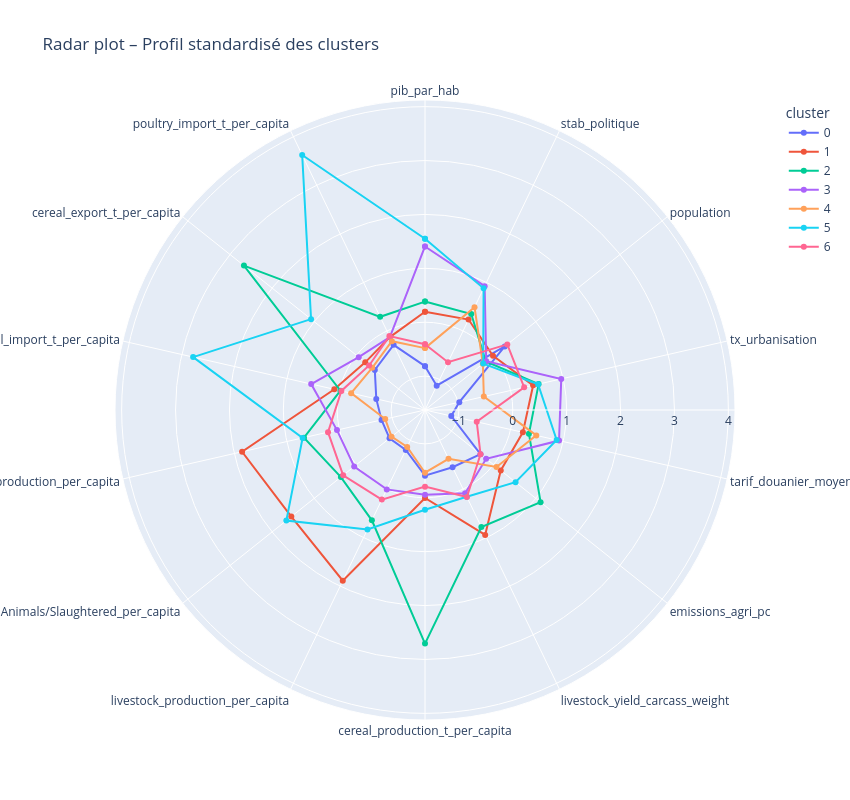

Notebook code cell kept with this figure:
### Code cell
# caract_std = moyenne des clusters sur variables standardisées
# obtenu dans l'étape précédente
df_radar = caract_std.copy()
df_radar["cluster"] = df_radar.index

# Convertir en format long
df_long = df_radar.melt(id_vars="cluster",
                        var_name="Variable",
                        value_name="Valeur")

# Radar plot
fig = px.line_polar(
    df_long,
    r="Valeur",
    theta="Variable",
    color="cluster",
    line_close=True,
    markers=True,
    title="Radar plot – Profil standardisé des clusters"
)

fig.update_layout(
    polar=dict(
        radialaxis=dict(visible=True, range=[df_long["Valeur"].min()-0.5,
                                             df_long["Valeur"].max()+0.5])
    ),
    width=850,
    height=800
)

fig.show()

### Figure 1 — Plotly figure (JSON) as saved in the notebook; plotly's stock layout.template omitted (floating-point values rounded to 4 significant figures)
{"data": [{"hovertemplate": "cluster=0<br>Valeur=%{r}<br>Variable=%{theta}<extra></extra>", "legendgroup": "0", "line": {"color": "#636efa", "dash": "solid"}, "marker": {"symbol": "circle"}, "mode": "lines+markers", "name": "0", "r": [-0.8156, -1.129, 0.2645, -0.9756, -1.129, -0.3122, -0.4502, -0.4109, -0.8072, -0.7871, -0.8012, -0.7014, -0.4375, -0.2869, -0.8156], "showlegend": true, "subplot": "polar", "theta": ["pib_par_hab", "stab_politique", "population", "tx_urbanisation", "tarif_douanier_moyen", "emissions_agri_pc", "livestock_yield_carcass_weight", "cereal_production_t_per_capita", "livestock_production_per_capita", "Producing Animals/Slaughtered_per_capita", "food_balance_production_per_capita", "cereal_import_t_per_capita", "cereal_export_t_per_capita", "poultry_import_t_per_capita", "pib_par_hab"], "type": "scatterpolar"}, {"hovertemplate": "cluster=1<br>Valeur=%{r}<br>Variable=%{theta}<extra></extra>", "legendgroup": "1", "line": {"color": "#EF553B", "dash": "solid"}, "marker": {"symbol": "circle"}, "mode": "lines+markers", "name": "1", "r": [0.1946, 0.2343, -0.015, 0.4295, 0.2343, 0.1692, 0.9444, 0.004314, 1.888, 1.544, 1.852, 0.09694, -0.2104, -0.1268, 0.1946], "showlegend": true, "subplot": "polar", "theta": ["pib_par_hab", "stab_politique", "population", "tx_urbanisation", "tarif_douanier_moyen", "emissions_agri_pc", "livestock_yield_carcass_weight", "cereal_production_t_per_capita", "livestock_production_per_capita", "Producing Animals/Slaughtered_per_capita", "food_balance_production_per_capita", "cereal_import_t_per_capita", "cereal_export_t_per_capita", "poultry_import_t_per_capita", "pib_par_hab"], "type": "scatterpolar"}, {"hovertemplate": "cluster=2<br>Valeur=%{r}<br>Variable=%{theta}<extra></extra>", "legendgroup": "2", "line": {"color": "#00cc96", "dash": "solid"}, "marker": {"symbol": "circle"}, "mode": "lines+markers", "name": "2", "r": [0.3829, 0.3495, -0.1844, 0.5337, 0.3495, 1.114, 0.7822, 2.706, 0.6432, 0.3676, 0.675, -0.01874, 2.668, 0.2905, 0.3829], "showlegend": true, "subplot": "polar", "theta": ["pib_par_hab", "stab_politique", "population", "tx_urbanisation", "tarif_douanier_moyen", "emissions_agri_pc", "livestock_yield_carcass_weight", "cereal_production_t_per_capita", "livestock_production_per_capita", "Producing Animals/Slaughtered_per_capita", "food_balance_production_per_capita", "cereal_import_t_per_capita", "cereal_export_t_per_capita", "poultry_import_t_per_capita", "pib_par_hab"], "type": "scatterpolar"}, {"hovertemplate": "cluster=3<br>Valeur=%{r}<br>Variable=%{theta}<extra></extra>", "legendgroup": "3", "line": {"color": "#ab63fa", "dash": "solid"}, "marker": {"symbol": "circle"}, "mode": "lines+markers", "name": "3", "r": [1.406, 0.9224, -0.1761, 0.9642, 0.9224, -0.1778, 0.08734, -0.05503, 0.006259, 0.05204, 0.04657, 0.5373, -0.05531, -0.1263, 1.406], "showlegend": true, "subplot": "polar", "theta": ["pib_par_hab", "stab_politique", "population", "tx_urbanisation", "tarif_douanier_moyen", "emissions_agri_pc", "livestock_yield_carcass_weight", "cereal_production_t_per_capita", "livestock_production_per_capita", "Producing Animals/Slaughtered_per_capita", "food_balance_production_per_capita", "cereal_import_t_per_capita", "cereal_export_t_per_capita", "poultry_import_t_per_capita", "pib_par_hab"], "type": "scatterpolar"}, {"hovertemplate": "cluster=4<br>Valeur=%{r}<br>Variable=%{theta}<extra></extra>", "legendgroup": "4", "line": {"color": "#FFA15A", "dash": "solid"}, "marker": {"symbol": "circle"}, "mode": "lines+markers", "name": "4", "r": [-0.4804, 0.4896, -0.2549, -0.5091, 0.4896, 0.06867, -0.6233, -0.4653, -0.8666, -0.8347, -0.8719, -0.2225, -0.3749, -0.2108, -0.4804], "showlegend": true, "subplot": "polar", "theta": ["pib_par_hab", "stab_politique", "population", "tx_urbanisation", "tarif_douanier_moyen", "emissions_agri_pc", "livestock_yield_carcass_weight", "cereal_production_t_per_capita", "livestock_production_per_capita", "Producing Animals/Slaughtered_per_capita", "food_balance_production_per_capita", "cereal_import_t_per_capita", "cereal_export_t_per_capita", "poultry_import_t_per_capita", "pib_par_hab"], "type": "scatterpolar"}, {"hovertemplate": "cluster=5<br>Valeur=%{r}<br>Variable=%{theta}<extra></extra>", "legendgroup": "5", "line": {"color": "#19d3f3", "dash": "solid"}, "marker": {"symbol": "circle"}, "mode": "lines+markers", "name": "5", "r": [1.549, 0.8769, -0.2475, 0.5237, 0.8769, 0.5202, 0.1571, 0.2229, 0.8318, 1.662, 0.7007, 2.785, 1.075, 3.623, 1.549], "showlegend": true, "subplot": "polar", "theta": ["pib_par_hab", "stab_politique", "population", "tx_urbanisation", "tarif_douanier_moyen", "emissions_agri_pc", "livestock_yield_carcass_weight", "cereal_production_t_per_capita", "livestock_production_per_capita", "Producing Animals/Slaughtered_per_capita", "food_balance_production_per_capita", "cereal_import_t_per_capita", "cereal_export_t_per_capita", "poultry_import_t_per_capita", "pib_par_hab"], "type": "scatterpolar"}, {"hovertemplate": "cluster=6<br>Valeur=%{r}<br>Variable=%{theta}<extra></extra>", "legendgroup": "6", "line": {"color": "#FF6692", "dash": "solid"}, "marker": {"symbol": "circle"}, "mode": "lines+markers", "name": "6", "r": [-0.4097, -0.6441, 0.3244, 0.2592, -0.6441, -0.3112, 0.1627, -0.2068, 0.217, 0.3136, 0.2173, -0.03699, -0.3028, -0.1069, -0.4097], "showlegend": true, "subplot": "polar", "theta": ["pib_par_hab", "stab_politique", "population", "tx_urbanisation", "tarif_douanier_moyen", "emissions_agri_pc", "livestock_yield_carcass_weight", "cereal_production_t_per_capita", "livestock_production_per_capita", "Producing Animals/Slaughtered_per_capita", "food_balance_production_per_capita", "cereal_import_t_per_capita", "cereal_export_t_per_capita", "poultry_import_t_per_capita", "pib_par_hab"], "type": "scatterpolar"}], "layout": {"height": 800, "legend": {"title": {"text": "cluster"}, "tracegroupgap": 0}, "polar": {"angularaxis": {"direction": "clockwise", "rotation": 90}, "domain": {"x": [0, 1], "y": [0, 1]}, "radialaxis": {"range": [-1.629, 4.123], "visible": true}}, "title": {"text": "Radar plot – Profil standardisé des clusters"}, "width": 850}}
